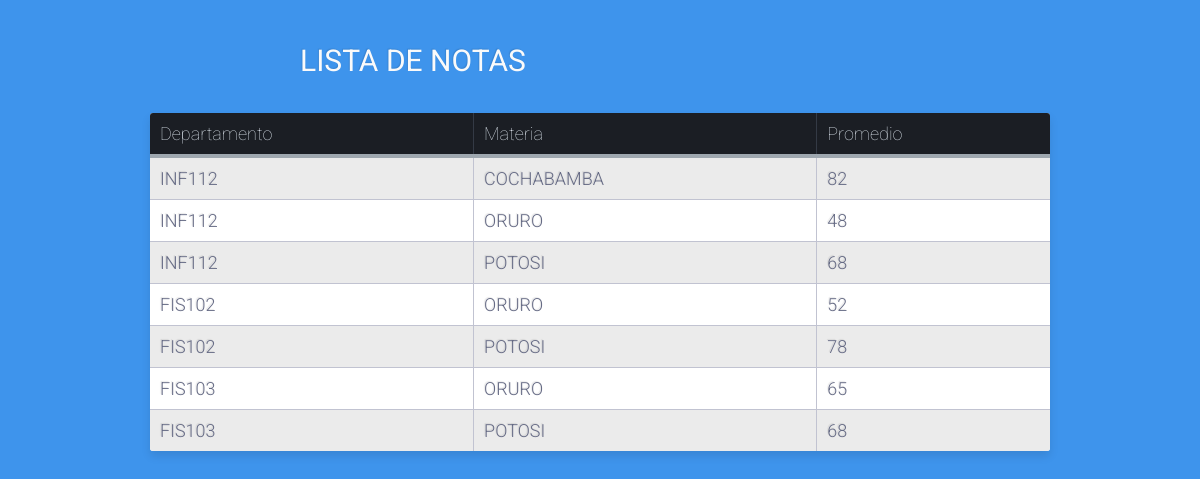
The page /notas.php?id=7177351 on the database its author committed.
### tables this page shows
CREATE TABLE `materia` (
  `id_materia` int(11) NOT NULL,
  `sigla` varchar(10) DEFAULT NULL,
  `carrera_fk` int(11) DEFAULT NULL
);

CREATE TABLE `departamento` (
  `cod_ine` varchar(2) NOT NULL,
  `abreviatura` varchar(2) NOT NULL,
  `departamento` varchar(15) NOT NULL
);

### notas.php (the view, shortened to what this page needs)
<!DOCTYPE html>
<html lang="es">
<head>
	<link rel="stylesheet" type="text/css" href="css/estilos.css">
</head>
<body>
	<?php
		$nombre = $_GET["id"];
		include "conexion.inc.php";
	?>
	<div class="table-title">
		<h3>Lista de Notas</h3>
	</div>
	<form action="notas.php" method="GET">
		<table class="table-fill">
			<thead>
				<tr>
					<th class="text-left">Departamento</th>
					<th class="text-left">Materia</th>
					<th class="text-left">Promedio</th>
				</tr>
			</thead>
			<tbody class="table-hover">
				<?php
					for ($i=1; $i <= 9; $i++) {
						$contador = 0;
						$promedio = 0;
						for ($j=1; $j <= 9; $j++) {
							$dpto = '0'.$j;
							$sql = "SELECT id_materia,sigla,cod_ine,departamento,notaFinal FROM docente
									INNER JOIN materia ON docente.materia_fk=materia.id_materia
									INNER JOIN nota ON nota.materia_fk=materia.id_materia
									INNER JOIN persona ON persona.ci=nota.id_persona
									INNER JOIN departamento ON persona.departamento_fk=departamento.cod_ine
									WHERE docente.docente_fk='$nombre'
									ORDER BY departamento";
							$query = mysqli_query($conn, $sql);
							while ($fila = mysqli_fetch_array($query)) {
								if ($fila["id_materia"]==$i && $fila["cod_ine"]==$dpto) {
									$materia = $fila["sigla"];
									$departamento = $fila["departamento"];
									$promedio = $promedio+$fila["notaFinal"];
									$contador++;
								}
							}
							if ($contador>0) {
								$promedio = $promedio/$contador;
								echo '<tr>';
								echo	'<td class="text-left">'.$materia.'</td>';
								echo	'<td class="text-left">'.$departamento.'</td>';
								echo	'<td class="text-left">'.$promedio.'</td>';
								echo '</tr>';
							}
							$contador = 0;
							$promedio = 0;
						}
					}
				 ?>
			</tbody>
		</table>
	</form>
</body>
</html>

### css/estilos.css (style rules this page uses)
body { background-color: #3e94ec; font-family: "Roboto", helvetica, arial, sans-serif; font-size: 16px; font-weight: 400; text-rendering: optimizeLegibility; }
div.table-title { display: block; margin: auto; max-width: 600px; padding:5px; width: 100%; }
.table-title h3 { color: #fafafa; font-size: 30px; font-weight: 400; font-style:normal; font-family: "Roboto", helvetica, arial, sans-serif; text-shadow: -1px -1px 1px rgba(0, 0, 0, 0.1); text-transform:uppercase; }
.table-fill { background: white; border-radius:3px; border-collapse: collapse; height: auto; margin: auto; max-width: 900px; padding:5px; width: 100%; box-shadow: 0 5px 10px rgba(0, 0, 0, 0.1); animation: float 5s infinite; }
th { color:#D5DDE5;; background:#1b1e24; border-bottom:4px solid #9ea7af; border-right: 1px solid #343a45; font-size:18px; font-weight: 100; padding:10px; text-align:left; text-shadow: 0 1px 1px rgba(0, 0, 0, 0.1); vertical-align:middle; }
th:first-child { border-top-left-radius:3px; }
th:last-child { border-top-right-radius:3px; border-right:none; }
tr { border-top: 1px solid #C1C3D1; border-bottom-: 1px solid #C1C3D1; color:#666B85; font-size:16px; font-weight:normal; text-shadow: 0 1px 1px rgba(256, 256, 256, 0.1); }
tr:first-child { border-top:none; }
tr:last-child { border-bottom:none; }
tr:nth-child(odd) td { background:#EBEBEB; }
tr:last-child td:first-child { border-bottom-left-radius:3px; }
tr:last-child td:last-child { border-bottom-right-radius:3px; }
td { background:#FFFFFF; padding:10px; text-align:left; vertical-align:middle; font-weight:300; font-size:18px; text-shadow: -1px -1px 1px rgba(0, 0, 0, 0.1); border-right: 1px solid #C1C3D1; }
td:last-child { border-right: 0px; }
th.text-left { text-align: left; }
td.text-left { text-align: left; }

### rows shown on the page
materia: sigla "INF112", departamento.departamento "COCHABAMBA", promedio "82", departamento.departamento "ORURO", promedio "48", departamento.departamento "POTOSI", promedio "68"
materia: sigla "FIS102", departamento.departamento "ORURO", promedio "52", departamento.departamento "POTOSI", promedio "78"
materia: sigla "FIS103", departamento.departamento "ORURO", promedio "65", departamento.departamento "POTOSI", promedio "68"
